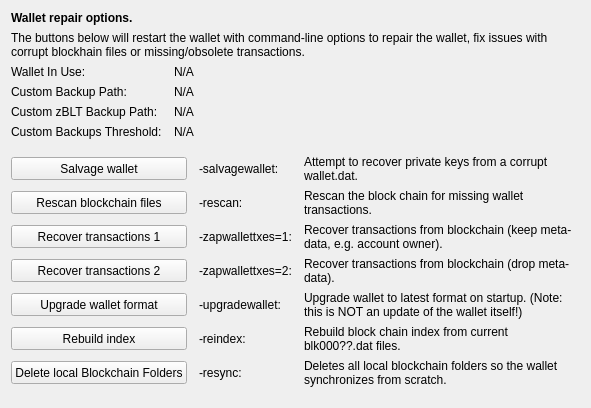
     <widget class="QWidget" name="tab_repair">
      <attribute name="title">
       <string>&amp;Wallet Repair</string>
      </attribute>
      <layout class="QGridLayout" name="gridLayout_4" columnstretch="0,0,0,0">
       <property name="horizontalSpacing">
        <number>12</number>
       </property>
       <item row="0" column="0" colspan="4">
        <widget class="QLabel" name="label_repair_header">
         <property name="font">
          <font>
           <weight>75</weight>
           <bold>true</bold>
          </font>
         </property>
         <property name="text">
          <string>Wallet repair options.</string>
         </property>
        </widget>
       </item>
       <item row="1" column="0" colspan="4">
        <widget class="QLabel" name="label_repair_helptext">
         <property name="font">
          <font>
           <weight>50</weight>
           <bold>false</bold>
          </font>
         </property>
         <property name="text">
          <string>The buttons below will restart the wallet with command-line options to repair the wallet, fix issues with corrupt blockhain files or missing/obsolete transactions.</string>
         </property>
         <property name="wordWrap">
          <bool>true</bool>
         </property>
        </widget>
       </item>
       <item row="2" column="0">
        <widget class="QLabel" name="wallet_path_label">
         <property name="text">
          <string>Wallet In Use:</string>
         </property>
        </widget>
       </item>
       <item row="2" column="1" colspan="3">
        <widget class="QLabel" name="wallet_path">
         <property name="cursor">
          <cursorShape>IBeamCursor</cursorShape>
         </property>
         <property name="text">
          <string>N/A</string>
         </property>
         <property name="textFormat">
          <enum>Qt::PlainText</enum>
         </property>
         <property name="textInteractionFlags">
          <set>Qt::LinksAccessibleByMouse|Qt::TextSelectableByKeyboard|Qt::TextSelectableByMouse</set>
         </property>
        </widget>
       </item>
       <item row="3" column="0">
        <widget class="QLabel" name="wallet_custombackuppath_label">
         <property name="visible">
          <bool>false</bool>
         </property>
         <property name="text">
          <string>Custom Backup Path:</string>
         </property>
        </widget>
       </item>
       <item row="3" column="1" colspan="3">
        <widget class="QLabel" name="wallet_custombackuppath">
         <property name="cursor">
          <cursorShape>IBeamCursor</cursorShape>
         </property>
         <property name="visible">
          <bool>false</bool>
         </property>
         <property name="text">
          <string>N/A</string>
         </property>
         <property name="textFormat">
          <enum>Qt::PlainText</enum>
         </property>
         <property name="textInteractionFlags">
          <set>Qt::LinksAccessibleByMouse|Qt::TextSelectableByKeyboard|Qt::TextSelectableByMouse</set>
         </property>
        </widget>
       </item>
       <item row="4" column="0">
        <widget class="QLabel" name="wallet_customzpivbackuppath_label">
         <property name="visible">
          <bool>false</bool>
         </property>
         <property name="text">
          <string>Custom zBLT Backup Path:</string>
         </property>
        </widget>
       </item>
       <item row="4" column="1" colspan="3">
        <widget class="QLabel" name="wallet_customzpivbackuppath">
         <property name="cursor">
          <cursorShape>IBeamCursor</cursorShape>
         </property>
         <property name="visible">
          <bool>false</bool>
         </property>
         <property name="text">
          <string>N/A</string>
         </property>
         <property name="textFormat">
          <enum>Qt::PlainText</enum>
         </property>
         <property name="textInteractionFlags">
          <set>Qt::LinksAccessibleByMouse|Qt::TextSelectableByKeyboard|Qt::TextSelectableByMouse</set>
         </property>
        </widget>
       </item>
       <item row="5" column="0">
        <widget class="QLabel" name="wallet_custombackupthreshold_label">
         <property name="visible">
          <bool>false</bool>
         </property>
         <property name="text">
          <string>Custom Backups Threshold:</string>
         </property>
        </widget>
       </item>
       <item row="5" column="1" colspan="3">
        <widget class="QLabel" name="wallet_custombackupthreshold">
         <property name="cursor">
          <cursorShape>IBeamCursor</cursorShape>
         </property>
         <property name="visible">
          <bool>false</bool>
         </property>
         <property name="text">
          <string>N/A</string>
         </property>
         <property name="textFormat">
          <enum>Qt::PlainText</enum>
         </property>
         <property name="textInteractionFlags">
          <set>Qt::LinksAccessibleByMouse|Qt::TextSelectableByKeyboard|Qt::TextSelectableByMouse</set>
         </property>
        </widget>
       </item>
       <item row="6" column="0">
        <spacer name="verticalSpacer_repair1">
         <property name="orientation">
          <enum>Qt::Vertical</enum>
         </property>
         <property name="sizeHint" stdset="0">
          <size>
           <width>10</width>
           <height>10</height>
          </size>
         </property>
        </spacer>
       </item>
       <item row="7" column="0" colspan="2">
        <widget class="QPushButton" name="btn_salvagewallet">
         <property name="minimumSize">
          <size>
           <width>100</width>
           <height>23</height>
          </size>
         </property>
         <property name="text">
          <string>Salvage wallet</string>
         </property>
        </widget>
       </item>
       <item row="7" column="2">
        <widget class="QLabel" name="label_repair_salvage_command">
         <property name="text">
          <string notr="true">-salvagewallet:</string>
         </property>
        </widget>
       </item>
       <item row="7" column="3">
        <widget class="QLabel" name="label_repair_salvage">
         <property name="text">
          <string>Attempt to recover private keys from a corrupt wallet.dat.</string>
         </property>
         <property name="wordWrap">
          <bool>true</bool>
         </property>
        </widget>
       </item>
       <item row="8" column="0" colspan="2">
        <widget class="QPushButton" name="btn_rescan">
         <property name="minimumSize">
          <size>
           <width>100</width>
           <height>23</height>
          </size>
         </property>
         <property name="text">
          <string>Rescan blockchain files</string>
         </property>
        </widget>
       </item>
       <item row="8" column="2">
        <widget class="QLabel" name="label_repair_rescan_command">
         <property name="text">
          <string notr="true">-rescan:</string>
         </property>
        </widget>
       </item>
       <item row="8" column="3">
        <widget class="QLabel" name="label_repair_rescan">
         <property name="text">
          <string>Rescan the block chain for missing wallet transactions.</string>
         </property>
         <property name="wordWrap">
          <bool>true</bool>
         </property>
        </widget>
       </item>
       <item row="9" column="0" colspan="2">
        <widget class="QPushButton" name="btn_zapwallettxes1">
         <property name="minimumSize">
          <size>
           <width>100</width>
           <height>23</height>
          </size>
         </property>
         <property name="text">
          <string>Recover transactions 1</string>
         </property>
        </widget>
       </item>
       <item row="9" column="2">
        <widget class="QLabel" name="label_repair_zap1_command">
         <property name="text">
          <string notr="true">-zapwallettxes=1:</string>
         </property>
        </widget>
       </item>
       <item row="9" column="3">
        <widget class="QLabel" name="label_repair_zap1">
         <property name="text">
          <string>Recover transactions from blockchain (keep meta-data, e.g. account owner).</string>
         </property>
         <property name="wordWrap">
          <bool>true</bool>
         </property>
        </widget>
       </item>
       <item row="10" column="0" colspan="2">
        <widget class="QPushButton" name="btn_zapwallettxes2">
         <property name="minimumSize">
          <size>
           <width>100</width>
           <height>23</height>
          </size>
         </property>
         <property name="text">
          <string>Recover transactions 2</string>
         </property>
        </widget>
       </item>
       <item row="10" column="2">
        <widget class="QLabel" name="label_repair_zap2_command">
         <property name="text">
          <string notr="true">-zapwallettxes=2:</string>
         </property>
        </widget>
       </item>
       <item row="10" column="3">
        <widget class="QLabel" name="label_repair_zap2">
         <property name="text">
          <string>Recover transactions from blockchain (drop meta-data).</string>
         </property>
         <property name="wordWrap">
          <bool>true</bool>
         </property>
        </widget>
       </item>
       <item row="11" column="0" colspan="2">
        <widget class="QPushButton" name="btn_upgradewallet">
         <property name="minimumSize">
          <size>
           <width>100</width>
           <height>23</height>
          </size>
         </property>
         <property name="text">
          <string>Upgrade wallet format</string>
         </property>
        </widget>
       </item>
       <item row="11" column="2">
        <widget class="QLabel" name="label_repair_upgrade_command">
         <property name="text">
          <string notr="true">-upgradewallet:</string>
         </property>
        </widget>
       </item>
       <item row="11" column="3">
        <widget class="QLabel" name="label_repair_upgrade">
         <property name="text">
          <string>Upgrade wallet to latest format on startup. (Note: this is NOT an update of the wallet itself!)</string>
         </property>
         <property name="wordWrap">
          <bool>true</bool>
         </property>
        </widget>
       </item>
       <item row="12" column="0" colspan="2">
        <widget class="QPushButton" name="btn_reindex">
         <property name="minimumSize">
          <size>
           <width>100</width>
           <height>23</height>
          </size>
         </property>
         <property name="text">
          <string>Rebuild index</string>
         </property>
        </widget>
       </item>
       <item row="12" column="2">
        <widget class="QLabel" name="label_repair_reindex_command">
         <property name="text">
          <string notr="true">-reindex:</string>
         </property>
        </widget>
       </item>
       <item row="12" column="3">
        <widget class="QLabel" name="label_repair_reindex">
         <property name="text">
          <string>Rebuild block chain index from current blk000??.dat files.</string>
         </property>
         <property name="wordWrap">
          <bool>true</bool>
         </property>
        </widget>
       </item>
       <item row="13" column="0" colspan="2">
        <widget class="QPushButton" name="btn_resync">
         <property name="minimumSize">
          <size>
           <width>100</width>
           <height>23</height>
          </size>
         </property>
         <property name="text">
          <string>Delete local Blockchain Folders</string>
         </property>
        </widget>
       </item>
       <item row="13" column="2">
        <widget class="QLabel" name="label_repair_resync_command">
         <property name="text">
          <string>-resync:</string>
         </property>
        </widget>
       </item>
       <item row="13" column="3">
        <widget class="QLabel" name="label_repair_resync">
         <property name="text">
          <string>Deletes all local blockchain folders so the wallet synchronizes from scratch.</string>
         </property>
         <property name="wordWrap">
          <bool>true</bool>
         </property>
        </widget>
       </item>
       <item row="14" column="0">
        <spacer name="verticalSpacer_repair2">
         <property name="orientation">
          <enum>Qt::Vertical</enum>
         </property>
         <property name="sizeHint" stdset="0">
          <size>
           <width>20</width>
           <height>10</height>
          </size>
         </property>
        </spacer>
       </item>
      </layout>
     </widget>
